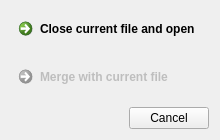
<?xml version="1.0" encoding="UTF-8"?>
<ui version="4.0">
 <class>diag_merge</class>
 <widget class="QDialog" name="diag_merge">
  <property name="geometry">
   <rect>
    <x>0</x>
    <y>0</y>
    <width>220</width>
    <height>140</height>
   </rect>
  </property>
  <property name="minimumSize">
   <size>
    <width>220</width>
    <height>140</height>
   </size>
  </property>
  <property name="sizeIncrement">
   <size>
    <width>220</width>
    <height>140</height>
   </size>
  </property>
  <property name="windowTitle">
   <string>Merge</string>
  </property>
  <layout class="QVBoxLayout" name="verticalLayout">
   <item>
    <widget class="QCommandLinkButton" name="commandLinkButton_Open">
     <property name="text">
      <string>Close current file and open</string>
     </property>
    </widget>
   </item>
   <item>
    <widget class="QCommandLinkButton" name="commandLinkButton_Merge">
     <property name="enabled">
      <bool>false</bool>
     </property>
     <property name="text">
      <string>Merge with current file</string>
     </property>
    </widget>
   </item>
   <item>
    <widget class="QDialogButtonBox" name="buttonBox">
     <property name="orientation">
      <enum>Qt::Horizontal</enum>
     </property>
     <property name="standardButtons">
      <set>QDialogButtonBox::Cancel</set>
     </property>
    </widget>
   </item>
  </layout>
 </widget>
 <resources/>
 <connections>
  <connection>
   <sender>buttonBox</sender>
   <signal>rejected()</signal>
   <receiver>diag_merge</receiver>
   <slot>reject()</slot>
   <hints>
    <hint type="sourcelabel">
     <x>316</x>
     <y>260</y>
    </hint>
    <hint type="destinationlabel">
     <x>286</x>
     <y>274</y>
    </hint>
   </hints>
  </connection>
 </connections>
</ui>
